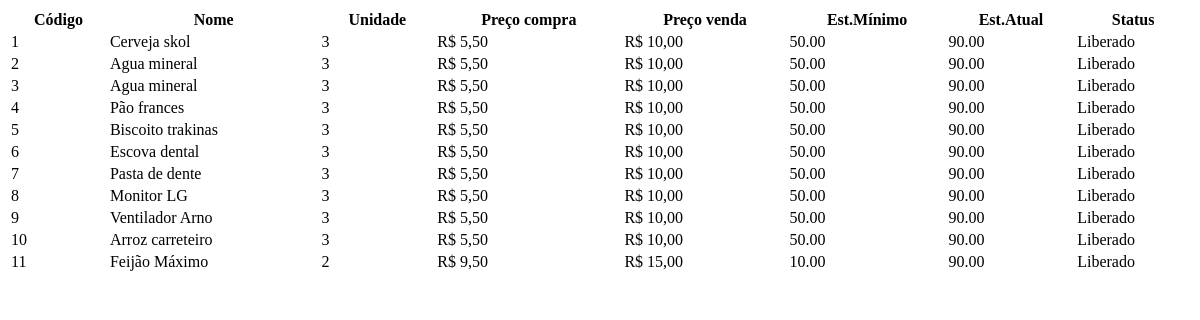
The app's page /tabela-estoque.php, older data.
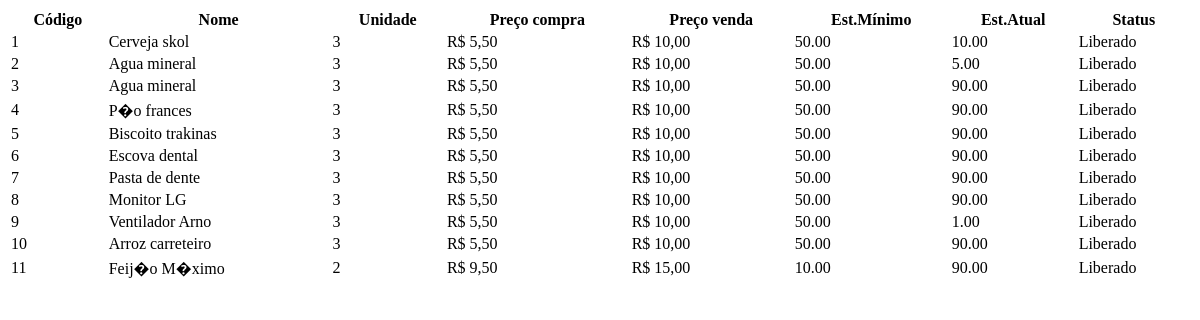
The same page, newer data.
### tables this page shows
CREATE TABLE IF NOT EXISTS `produtos` (
  `idProduto` int(255) NOT NULL PRIMARY KEY AUTO_INCREMENT,
  `codigo` varchar(255),  
  `nome` varchar(100) NOT NULL,
  `descricao` varchar(100) NOT NULL,
  `unidade` int(255),
  `precocompra` decimal(10,2) NOT NULL,
  `precovenda` decimal(10,2) NOT NULL,
  `estoqueminimo` decimal(10,2) NOT NULL,
  `estoqueatual` decimal(10,2) NOT NULL,
  `codigobarra` varchar(255),
  `vencimento1` date,
  `vencimento2` date,  
  `datacad` date NOT NULL,
  `usuariocad` varchar(100) NOT NULL,
  `status` int(2) NOT NULL
);

### funcoes.php (called while the page is built, shortened)
<?php
function Real($valor){ if($valor==true){ return number_format($valor,2,',','.');} else { return '0,00';}};
?>

### tabela-estoque.php (the view, shortened to what this page needs)
<?php
include('conexao.php');
include('funcoes.php');
$sql = mysqli_query($conexao,"SELECT * FROM produtos") or die (mysqli_error($conexao));
echo'
<table id="example" class="display" style="width:100%">
    <thead>
        <tr>
            <th>Código</th>
            <th>Nome</th>
            <th>Unidade</th>
            <th>Preço compra</th>
            <th>Preço venda</th>
            <th>Est.Mínimo</th>
            <th>Est.Atual</th>
            <th>Status</th>
        </tr>
    </thead>
    <tbody>';
    while($dados_p = mysqli_fetch_array($sql)){
        echo'
        <tr onclick="alterarProduto('.$dados_p['idProduto'].')">
            <td>'.$dados_p['idProduto'].'</td>
            <td>'.$dados_p['nome'].'</td>
            <td>'.$dados_p['unidade'].'</td>
            <td>R$ '.Real($dados_p['precocompra']).'</td>
            <td>R$ '.Real($dados_p['precovenda']).'</td>
            <td>'.$dados_p['estoqueminimo'].'</td>
            <td>'.$dados_p['estoqueatual'].'</td>
            <td>';if($dados_p['status'] == 0){echo 'Bloqueado';}else{echo'Liberado';}echo'</td>
        </tr>';}
        echo'
    </tbody>
</table>';
?>
<link rel="stylesheet" href="dataTable/jquery.dataTables.min.css"/>

Row changes from the older to the newer data that the page shows:
changed produtos "Cerveja skol": estoqueatual "90.00" → "10.00"
changed produtos id 2: estoqueatual "90.00" → "5.00"
changed produtos id 4: nome "Pão frances" → "P�o frances"
changed produtos "Ventilador Arno": estoqueatual "90.00" → "1.00"
changed produtos id 11: nome "Feijão Máximo" → "Feij�o M�ximo"
